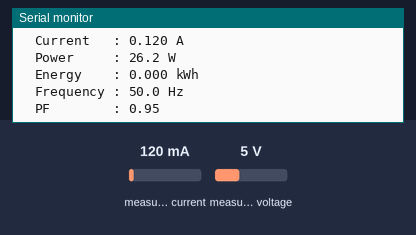
The sketch below on a simulated ESP32. Parts: the last lines printed to the serial monitor. The test bench sets the inputs (shaded band); at power-on: measured current 120 mA, measured voltage 5 V.

Above: at 3.2 s.
3.3 s: measured current set to 40 mA
At 4.8 s:
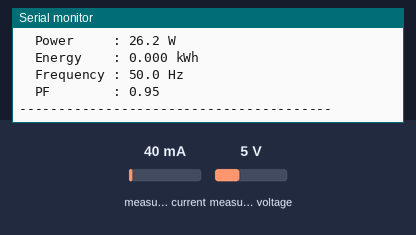
5.2 s: measured voltage set to 0.3 V
At 6.3 s:
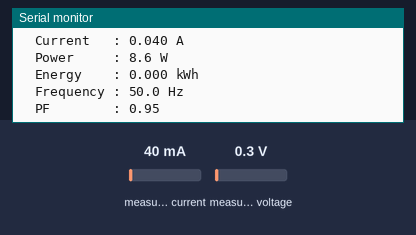
6.7 s: measured current set to 500 mA
At 8.3 s:
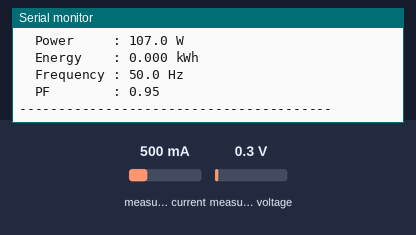
Timing chart, 0 to 9.8 s (numbered marks = the images above; inputs shaded):
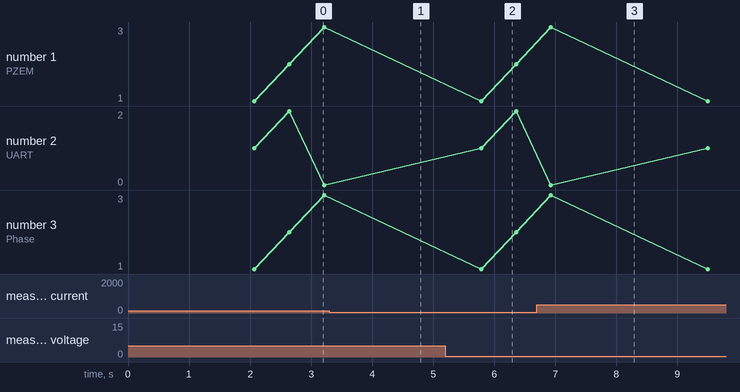

Measured:
- after the input at 5.2 s, the serial monitor: prints a new line after 0.59 s (image 2)
- after the input at 6.7 s, the serial monitor: prints a new line after 0.23 s (image 3)

The sketch:

pzem_diagnostic_no_address.ino
```cpp
/*
 * PZEM Diagnostic Test - 3 Sensor (TANPA address eksplisit)
 * ESP32 38-Pin DevKit V1
 *
 * Setiap PZEM dibedakan lewat UART fisik, bukan lewat alamat Modbus.
 * Semua sensor boleh tetap di alamat default 0xF8.
 *
 * PZEM1 -> UART1: RX=21, TX=22
 * PZEM2 -> UART2: RX=14, TX=13
 * PZEM3 -> UART0: RX=3,  TX=1   (shared dengan USB, lepas saat upload)
 *
 * Library: PZEM004Tv30 (pastikan versi >= 1.1.0)
 */

#include <PZEM004Tv30.h>

HardwareSerial pzemSerial1(1);  // UART1 -> PZEM1
HardwareSerial pzemSerial2(2);  // UART2 -> PZEM2
HardwareSerial pzemSerial0(0);  // UART0 -> PZEM3

#define PZEM1_RX 21
#define PZEM1_TX 22

#define PZEM2_RX 14
#define PZEM2_TX 13

#define PZEM3_RX 3
#define PZEM3_TX 1

// Constructor tanpa parameter address -> pakai default 0xF8
PZEM004Tv30 pzem1(pzemSerial1, PZEM1_RX, PZEM1_TX);
PZEM004Tv30 pzem2(pzemSerial2, PZEM2_RX, PZEM2_TX);
PZEM004Tv30 pzem3(pzemSerial0, PZEM3_RX, PZEM3_TX);

void setup() {
  Serial.begin(115200);
  delay(2000);
  Serial.println();
  Serial.println("=== PZEM Diagnostic Test - Tanpa Address ===");
  Serial.println("Sensor dibedakan lewat jalur UART, bukan address.");
  Serial.println();
}

void loop() {
  readAndPrintPZEM("PZEM1 (UART1, Phase 1)", pzem1);
  delay(500);
  readAndPrintPZEM("PZEM2 (UART2, Phase 2)", pzem2);
  delay(500);
  readAndPrintPZEM("PZEM3 (UART0, Phase 3)", pzem3);
  delay(500);

  Serial.println("----------------------------------------");
  delay(2000);
}

void readAndPrintPZEM(const char* label, PZEM004Tv30 &pzem) {
  float voltage   = pzem.voltage();
  float current   = pzem.current();
  float power     = pzem.power();
  float energy    = pzem.energy();
  float frequency = pzem.frequency();
  float pf        = pzem.pf();

  Serial.print("[");
  Serial.print(label);
  Serial.println("]");

  if (isnan(voltage)) {
    Serial.println("  Tidak ada respons. Periksa wiring TX/RX dan power 5V sensor ini.");
    Serial.println();
    return;
  }

  Serial.print("  Voltage   : "); Serial.print(voltage, 1);   Serial.println(" V");
  Serial.print("  Current   : "); Serial.print(current, 3);   Serial.println(" A");
  Serial.print("  Power     : "); Serial.print(power, 1);     Serial.println(" W");
  Serial.print("  Energy    : "); Serial.print(energy, 3);    Serial.println(" kWh");
  Serial.print("  Frequency : "); Serial.print(frequency, 1); Serial.println(" Hz");
  Serial.print("  PF        : "); Serial.print(pf, 2);        Serial.println("");
  Serial.println();
}
```
